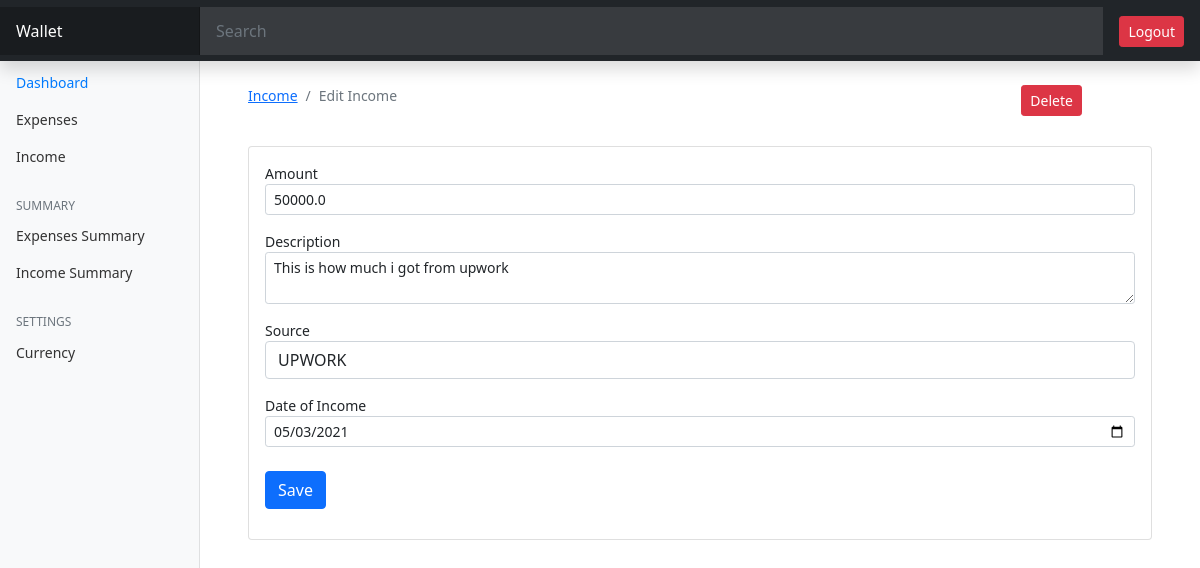
/income/edit-income/1 (signed in), run on the app's committed database.
### income/models.py (models this page shows, shortened)
class UserIncome(models.Model):
    amount = models.FloatField()  # DECIMAL
    date = models.DateField(default=now)
    description = models.TextField()
    owner = models.ForeignKey(to=User, on_delete=models.CASCADE)
    source = models.CharField(max_length=266)
    class Meta:
        ordering: ['-date']

### income/views.py (the view, shortened to what this page needs)
# urls.py: path('edit-income/<int:id>', views.income_edit, name="income-edit"),
@login_required(login_url='/accounts/login')
def income_edit(request, id):
    income = UserIncome.objects.get(pk=id)
    sources = Source.objects.all()
    context = {
        'income': income,
        'values': income,
        'sources': sources
    }
    if request.method == 'GET':
        return render(request, 'income/edit_income.html', context)

### templates/income/edit_income.html (shortened to what this page needs)
{% extends 'base.html' %} {% block content %}
<div class="container mt-4">
  <div class="row">
    <div class="col-md-10">
      <nav aria-label="breadcrumb">
        <ol class="breadcrumb">
          <li class="breadcrumb-item">
            <a href="{% url 'income:income'%}">Income</a>
          </li>
          <li class="breadcrumb-item active" aria-current="page">
            Edit Income
          </li>
        </ol>
      </nav>
    </div>
    <div class="col-md-2">
      <a
        href="{% url 'income:income-delete' income.id %}"
        class="btn btn-danger btn-sm"
        >Delete</a
      >
    </div>
  </div>
  <div class="card mt-4">
    <div class="card-body">
      <form action="{% url 'income:income-edit' income.id %}" method="post">
        <div class="form-group">
          <label for="">Amount</label>
          <input
            type="text"
            class="form-control form-control-sm"
            name="amount"
            value="{{values.amount}}"
          />
        </div>
        <div class="form-group mt-3">
          <label for="">Description</label>
          <textarea name="description" values={{values.description}} type="text" class="form-control form-control-sm">{{values.description}}</textarea>
        </div>
        <div class="form-group mt-3">
          <label for="">Source</label>
          <select class="form-control" name="source">
            <option selected name="source" value="{{values.source}}"
              >{{values.source}}</option
            >
          </select>
        </div>
        <div class="form-group mt-3 mb-4">
          <label for="">Date of Income</label>
          <input
            type="date"
            value="{{values.date | date:'Y-m-d' }}"
            class="form-control form-control-sm"
            name="income_date"
          />
        </div>
        <input
          type="submit"
          value="Save"
          class="btn btn-primary btn-primary-sm"
        />
      </form>
    </div>
  </div>
</div>
{% endblock %}

### static/css/dashboard.css (style rules this page uses)
body { font-size: .875rem; }

### data on the page
UserIncome: amount "50000.0", description "This is how much i got from upwork", source "UPWORK", income_date "05/03/2021"
